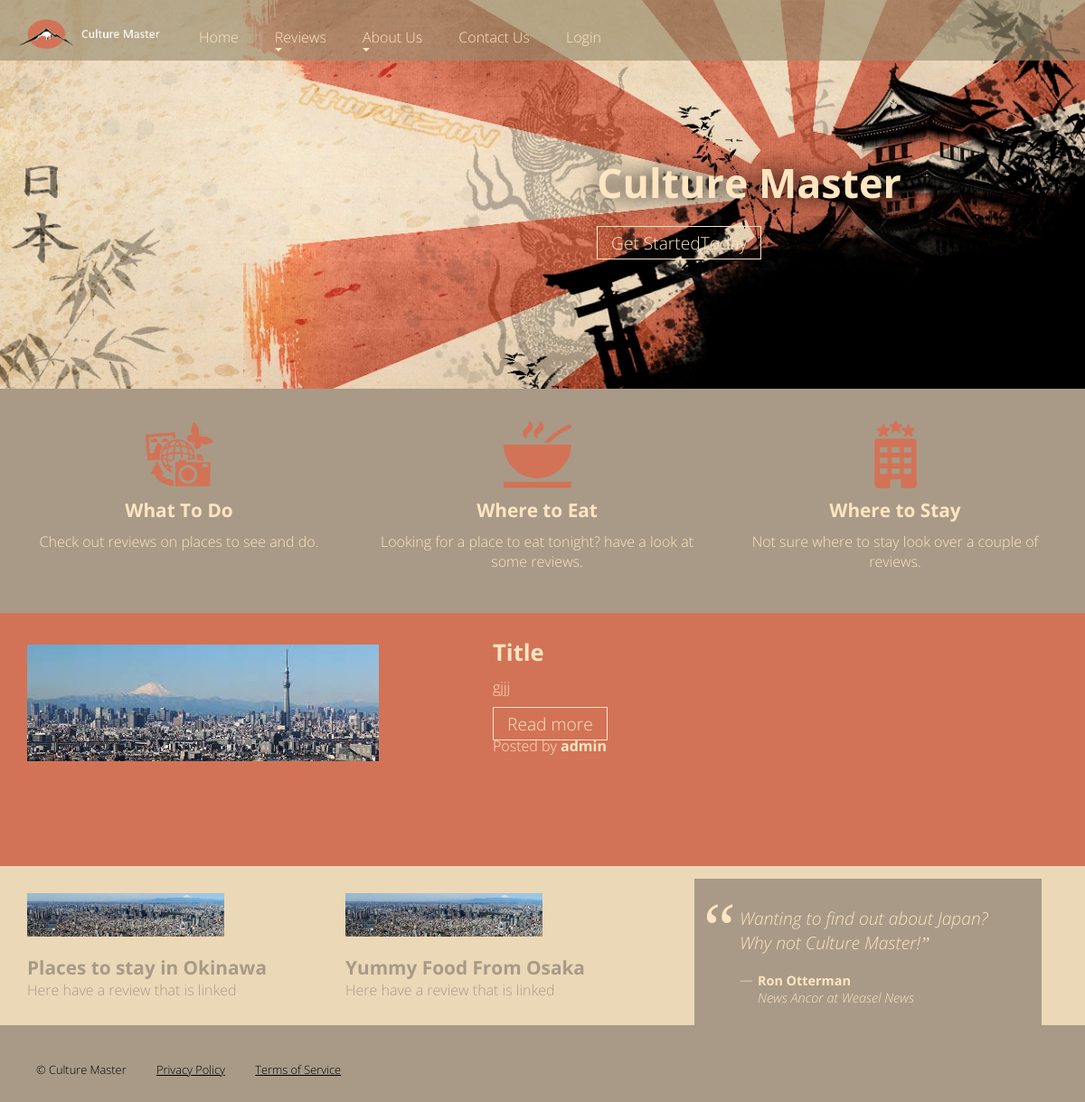
/home/, run on an earlier commit of the app's database.
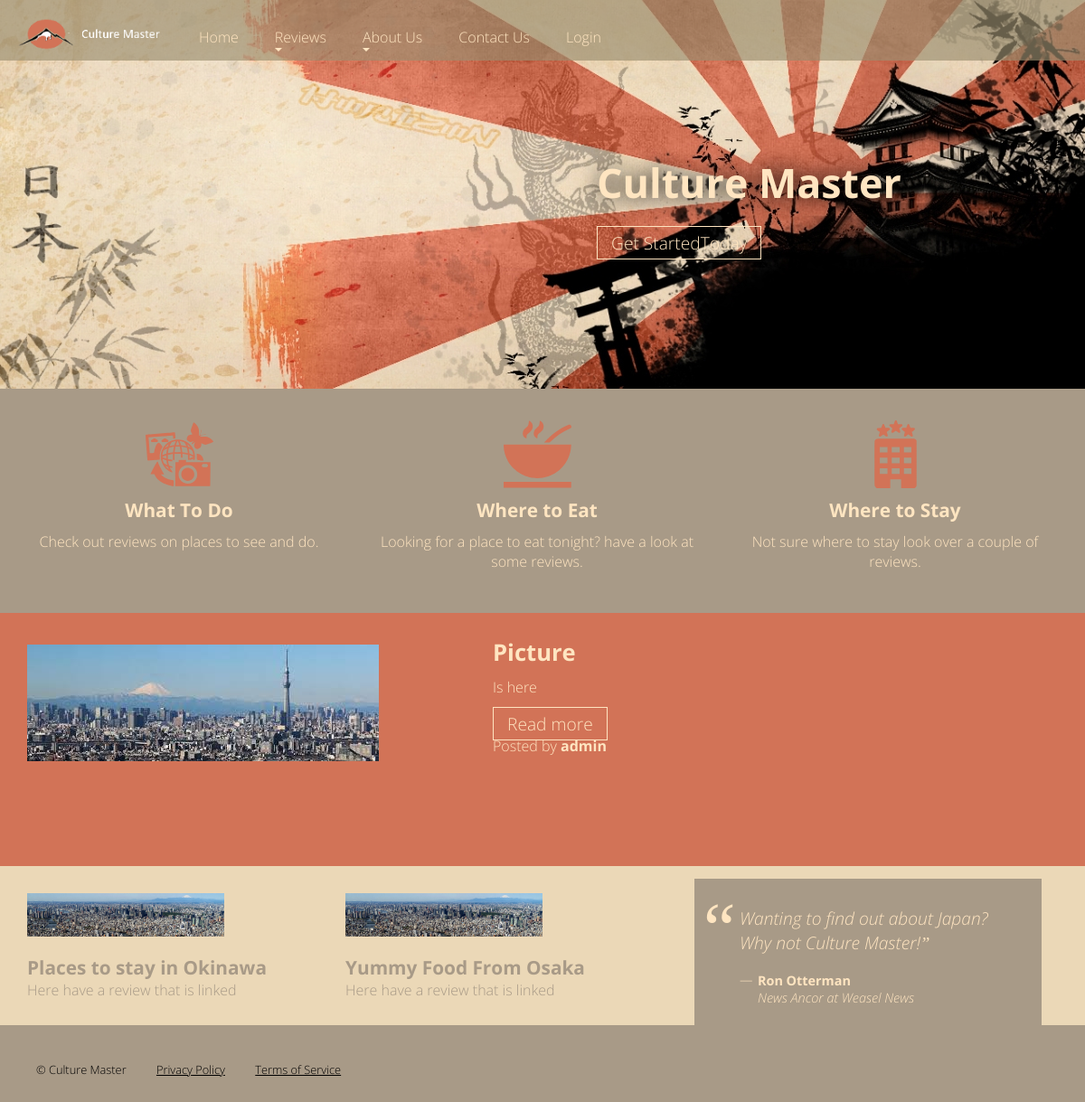
And on a later commit of the database.
### home/models.py (models this page shows, shortened)
class Review(models.Model):
    title = models.CharField(max_length=50)
    content = models.CharField(max_length=4096)
    poster = models.ForeignKey(settings.AUTH_USER_MODEL, on_delete=models.SET_NULL, null=True)
    posted = models.CharField(max_length=150, default=timezone.now)
    image = models.ImageField(upload_to='review_Images/')
    readonly_fields=('posted', 'poster')

### home/views.py (the view)
# urls.py: path('home/', include('home.urls')),
def home(request):
    queryset1 = Review.objects.order_by('-posted')[:1]
    meta = {
        'title': 'Home',
        'companyName': companyName,
        'review_list': queryset1,
        'description': companyName +' home page where you can see a quick rundown of the page and its features'
    }
    return render(request, 'home/home.html', meta)

### home/templates/home/home.html (shortened to what this page needs)
{% extends "base.html" %}
{% load static %}
{% block content %}
<section class="main">
  <aside>
    <div class="content trending">
      <h3><a href="{% url 'reviews_list_strd' %}">What To Do</a></h3>
      <p>Check out reviews on places to see and do.</p>
    </div>
  </aside>
  <aside>
    <div class="content find">
      <h3><a href="{% url 'reviews_list_strd' %}">Where to Eat</a></h3>
      <p>Looking for a place to eat tonight? have a look at some reviews.</p>
    </div>
  </aside>
  <aside>
    <div class="content tools">
      <h3><a href="{% url 'reviews_list_strd' %}">Where to Stay</a></h3>
      <p>Not sure where to stay look over a couple of reviews.</p>
    </div>
  </aside>
</section>
<section class="atmo">
  <article>
      {% if review_list %}
          {% for i in review_list %}
    <h2>{{ i.title|capfirst }}</h2>
    <p>{{ i.content }}</p>
    <a class="btn" title="Launching" href="{% url 'review_detail' i.id %}">Read more</a>
    <p>Posted by <strong>{{i.poster}}</strong></p>
          {% endfor %}
        {% else %}
        <p>There are no reviews to display.</p>
        {% endif %}
  </article>
</section>
<section class="Phase">
  <aside>
    <div class="content">
      <a href="#Image1">
        <img class="imgg" alt="Phase 2" src="{% static 'images/tokyo.jpg' %}" /></a>
      <h4>Places to stay in Okinawa</h4>
      <p>Here have a review that is linked</p>
    </div>
  </aside>
  <aside>
    <div class="content">
      <a href="#Image2">
        <img class="imgg" alt="Phase 3" src="{% static 'images/tokyo.jpg' %}"></a>
      <h4>Yummy Food From Osaka</h4>
      <p>Here have a review that is linked</p>
    </div>
  </aside>
  <blockquote>
    <p class="quote">Wanting to find out about Japan? Why not {{ companyName }}!</p>
    <p class="credit"><strong>Ron Otterman</strong><br><em>News Ancor at Weasel News</em></p>
  </blockquote>
</section>
{% endblock %}

What changed in the data, as far as the page shows it:
no longer on this page (row unchanged): Review: title "Title", content "gjjj", poster "admin"
added Review: title "Picture", content "Is here", poster "admin"
